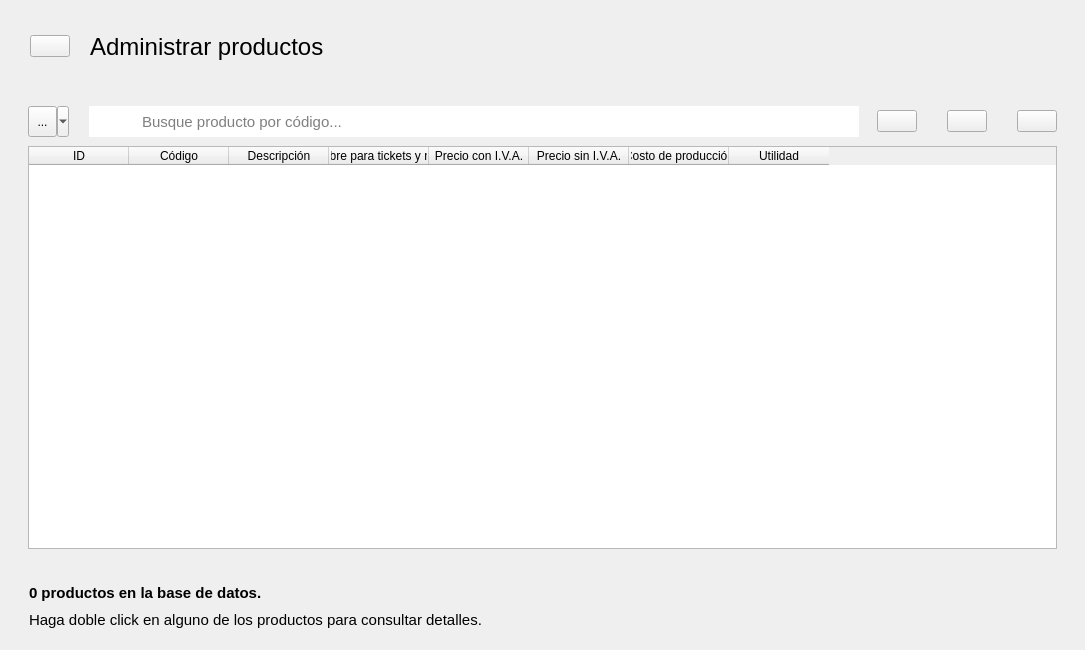
<?xml version="1.0" encoding="UTF-8"?>
<ui version="4.0">
 <class>AdministrarProductos</class>
 <widget class="QWidget" name="AdministrarProductos">
  <property name="geometry">
   <rect>
    <x>0</x>
    <y>0</y>
    <width>1085</width>
    <height>650</height>
   </rect>
  </property>
  <property name="windowTitle">
   <string>Form</string>
  </property>
  <layout class="QVBoxLayout" name="verticalLayout">
   <item alignment="Qt::AlignLeft">
    <widget class="QFrame" name="frame">
     <property name="font">
      <font>
       <family>Segoe UI</family>
      </font>
     </property>
     <property name="frameShadow">
      <enum>QFrame::Raised</enum>
     </property>
     <layout class="QHBoxLayout" name="horizontalLayout">
      <property name="spacing">
       <number>20</number>
      </property>
      <property name="leftMargin">
       <number>19</number>
      </property>
      <property name="topMargin">
       <number>15</number>
      </property>
      <property name="rightMargin">
       <number>19</number>
      </property>
      <property name="bottomMargin">
       <number>15</number>
      </property>
      <item>
       <widget class="ClickableIcon" name="btRegresar">
        <property name="icon">
         <iconset resource="../resources.qrc">
          <normaloff>:/img/resources/images/leftarrow.png</normaloff>:/img/resources/images/leftarrow.png</iconset>
        </property>
        <property name="iconSize">
         <size>
          <width>40</width>
          <height>40</height>
         </size>
        </property>
       </widget>
      </item>
      <item>
       <widget class="QLabel" name="lbTitulo">
        <property name="minimumSize">
         <size>
          <width>211</width>
          <height>41</height>
         </size>
        </property>
        <property name="font">
         <font>
          <family>Segoe UI</family>
          <pointsize>18</pointsize>
         </font>
        </property>
        <property name="text">
         <string>Administrar productos</string>
        </property>
       </widget>
      </item>
     </layout>
    </widget>
   </item>
   <item>
    <widget class="QFrame" name="frame_3">
     <property name="sizePolicy">
      <sizepolicy hsizetype="Expanding" vsizetype="Expanding">
       <horstretch>0</horstretch>
       <verstretch>0</verstretch>
      </sizepolicy>
     </property>
     <property name="font">
      <font>
       <family>Segoe UI</family>
      </font>
     </property>
     <property name="frameShadow">
      <enum>QFrame::Raised</enum>
     </property>
     <layout class="QVBoxLayout" name="verticalLayout_3">
      <property name="spacing">
       <number>0</number>
      </property>
      <property name="leftMargin">
       <number>8</number>
      </property>
      <property name="rightMargin">
       <number>8</number>
      </property>
      <item alignment="Qt::AlignTop">
       <widget class="QFrame" name="frame_2">
        <property name="font">
         <font>
          <family>Segoe UI</family>
         </font>
        </property>
        <property name="frameShadow">
         <enum>QFrame::Raised</enum>
        </property>
        <layout class="QHBoxLayout" name="horizontalLayout_2">
         <property name="spacing">
          <number>0</number>
         </property>
         <property name="leftMargin">
          <number>0</number>
         </property>
         <property name="topMargin">
          <number>0</number>
         </property>
         <property name="rightMargin">
          <number>0</number>
         </property>
         <property name="bottomMargin">
          <number>0</number>
         </property>
         <item>
          <widget class="QFrame" name="frame_5">
           <property name="font">
            <font>
             <family>Segoe UI</family>
            </font>
           </property>
           <property name="frameShadow">
            <enum>QFrame::Raised</enum>
           </property>
           <layout class="QHBoxLayout" name="horizontalLayout_5">
            <property name="spacing">
             <number>0</number>
            </property>
            <item>
             <widget class="QToolButton" name="btFiltrar">
              <property name="minimumSize">
               <size>
                <width>41</width>
                <height>31</height>
               </size>
              </property>
              <property name="font">
               <font>
                <family>Segoe UI</family>
               </font>
              </property>
              <property name="toolTip">
               <string>Filtrar búsqueda por...</string>
              </property>
              <property name="text">
               <string>...</string>
              </property>
              <property name="icon">
               <iconset resource="../resources.qrc">
                <normaloff>:/img/resources/images/filter.png</normaloff>:/img/resources/images/filter.png</iconset>
              </property>
              <property name="popupMode">
               <enum>QToolButton::MenuButtonPopup</enum>
              </property>
             </widget>
            </item>
            <item>
             <spacer name="horizontalSpacer">
              <property name="font">
               <font>
                <family>Segoe UI</family>
               </font>
              </property>
              <property name="orientation">
               <enum>Qt::Horizontal</enum>
              </property>
              <property name="sizeType">
               <enum>QSizePolicy::Fixed</enum>
              </property>
              <property name="sizeHint" stdset="0">
               <size>
                <width>20</width>
                <height>0</height>
               </size>
              </property>
             </spacer>
            </item>
            <item>
             <widget class="QLabel" name="label_2">
              <property name="minimumSize">
               <size>
                <width>51</width>
                <height>31</height>
               </size>
              </property>
              <property name="maximumSize">
               <size>
                <width>51</width>
                <height>31</height>
               </size>
              </property>
              <property name="font">
               <font>
                <family>Segoe UI</family>
               </font>
              </property>
              <property name="styleSheet">
               <string notr="true">image: url(:/img/resources/images/magnifier.png);
background-color: rgb(255, 255, 255);</string>
              </property>
              <property name="text">
               <string/>
              </property>
             </widget>
            </item>
            <item>
             <widget class="QLineEdit" name="searchBar">
              <property name="minimumSize">
               <size>
                <width>481</width>
                <height>31</height>
               </size>
              </property>
              <property name="font">
               <font>
                <family>Segoe UI</family>
                <pointsize>11</pointsize>
               </font>
              </property>
              <property name="frame">
               <bool>false</bool>
              </property>
              <property name="placeholderText">
               <string>Busque producto por código...</string>
              </property>
             </widget>
            </item>
           </layout>
          </widget>
         </item>
         <item>
          <widget class="QFrame" name="frame_6">
           <property name="font">
            <font>
             <family>Segoe UI</family>
            </font>
           </property>
           <property name="frameShadow">
            <enum>QFrame::Raised</enum>
           </property>
           <layout class="QHBoxLayout" name="horizontalLayout_3">
            <property name="spacing">
             <number>30</number>
            </property>
            <item>
             <widget class="ClickableIcon" name="btAgregar">
              <property name="icon">
               <iconset resource="../resources.qrc">
                <normaloff>:/img/resources/images/plus.png</normaloff>:/img/resources/images/plus.png</iconset>
              </property>
              <property name="iconSize">
               <size>
                <width>40</width>
                <height>40</height>
               </size>
              </property>
             </widget>
            </item>
            <item>
             <widget class="ClickableIcon" name="btEditar">
              <property name="icon">
               <iconset resource="../resources.qrc">
                <normaloff>:/img/resources/images/edit.png</normaloff>:/img/resources/images/edit.png</iconset>
              </property>
              <property name="iconSize">
               <size>
                <width>40</width>
                <height>40</height>
               </size>
              </property>
             </widget>
            </item>
            <item>
             <widget class="ClickableIcon" name="btEliminar">
              <property name="icon">
               <iconset resource="../resources.qrc">
                <normaloff>:/img/resources/images/trash.png</normaloff>:/img/resources/images/trash.png</iconset>
              </property>
              <property name="iconSize">
               <size>
                <width>40</width>
                <height>40</height>
               </size>
              </property>
             </widget>
            </item>
           </layout>
          </widget>
         </item>
        </layout>
       </widget>
      </item>
      <item>
       <widget class="QFrame" name="frame_7">
        <property name="font">
         <font>
          <family>Segoe UI</family>
         </font>
        </property>
        <property name="frameShadow">
         <enum>QFrame::Raised</enum>
        </property>
        <layout class="QHBoxLayout" name="horizontalLayout_4">
         <property name="spacing">
          <number>0</number>
         </property>
         <property name="topMargin">
          <number>0</number>
         </property>
         <item>
          <widget class="TablaDatos" name="tabla_productos">
           <column>
            <property name="text">
             <string>ID</string>
            </property>
           </column>
           <column>
            <property name="text">
             <string>Código</string>
            </property>
           </column>
           <column>
            <property name="text">
             <string>Descripción</string>
            </property>
           </column>
           <column>
            <property name="text">
             <string>Nombre para tickets y notas</string>
            </property>
           </column>
           <column>
            <property name="text">
             <string>Precio con I.V.A.</string>
            </property>
           </column>
           <column>
            <property name="text">
             <string>Precio sin I.V.A.</string>
            </property>
           </column>
           <column>
            <property name="text">
             <string>Costo de producción</string>
            </property>
           </column>
           <column>
            <property name="text">
             <string>Utilidad</string>
            </property>
           </column>
          </widget>
         </item>
        </layout>
       </widget>
      </item>
     </layout>
    </widget>
   </item>
   <item>
    <widget class="QFrame" name="frame_4">
     <property name="font">
      <font>
       <family>Segoe UI</family>
      </font>
     </property>
     <property name="frameShadow">
      <enum>QFrame::Raised</enum>
     </property>
     <layout class="QHBoxLayout" name="horizontalLayout_6">
      <property name="topMargin">
       <number>0</number>
      </property>
      <property name="bottomMargin">
       <number>0</number>
      </property>
      <item>
       <widget class="QFrame" name="frame_8">
        <property name="font">
         <font>
          <family>Segoe UI</family>
         </font>
        </property>
        <property name="styleSheet">
         <string notr="true">QFrame { border: none; }</string>
        </property>
        <property name="frameShape">
         <enum>QFrame::StyledPanel</enum>
        </property>
        <property name="frameShadow">
         <enum>QFrame::Raised</enum>
        </property>
        <layout class="QVBoxLayout" name="verticalLayout_2">
         <item>
          <widget class="QLabel" name="lbContador">
           <property name="minimumSize">
            <size>
             <width>271</width>
             <height>21</height>
            </size>
           </property>
           <property name="font">
            <font>
             <family>Segoe UI</family>
             <pointsize>11</pointsize>
             <bold>true</bold>
            </font>
           </property>
           <property name="text">
            <string>0 productos en la base de datos.</string>
           </property>
          </widget>
         </item>
         <item>
          <widget class="QLabel" name="label_3">
           <property name="minimumSize">
            <size>
             <width>561</width>
             <height>21</height>
            </size>
           </property>
           <property name="font">
            <font>
             <family>Segoe UI</family>
             <pointsize>11</pointsize>
             <bold>false</bold>
            </font>
           </property>
           <property name="text">
            <string>Haga doble click en alguno de los productos para consultar detalles.</string>
           </property>
          </widget>
         </item>
        </layout>
       </widget>
      </item>
     </layout>
    </widget>
   </item>
  </layout>
 </widget>
 <customwidgets>
  <customwidget>
   <class>TablaDatos</class>
   <extends>QTableWidget</extends>
   <header>utils.mywidgets.h</header>
  </customwidget>
  <customwidget>
   <class>ClickableIcon</class>
   <extends>QPushButton</extends>
   <header>utils.mywidgets.h</header>
  </customwidget>
 </customwidgets>
 <resources>
  <include location="../resources.qrc"/>
 </resources>
 <connections/>
</ui>
